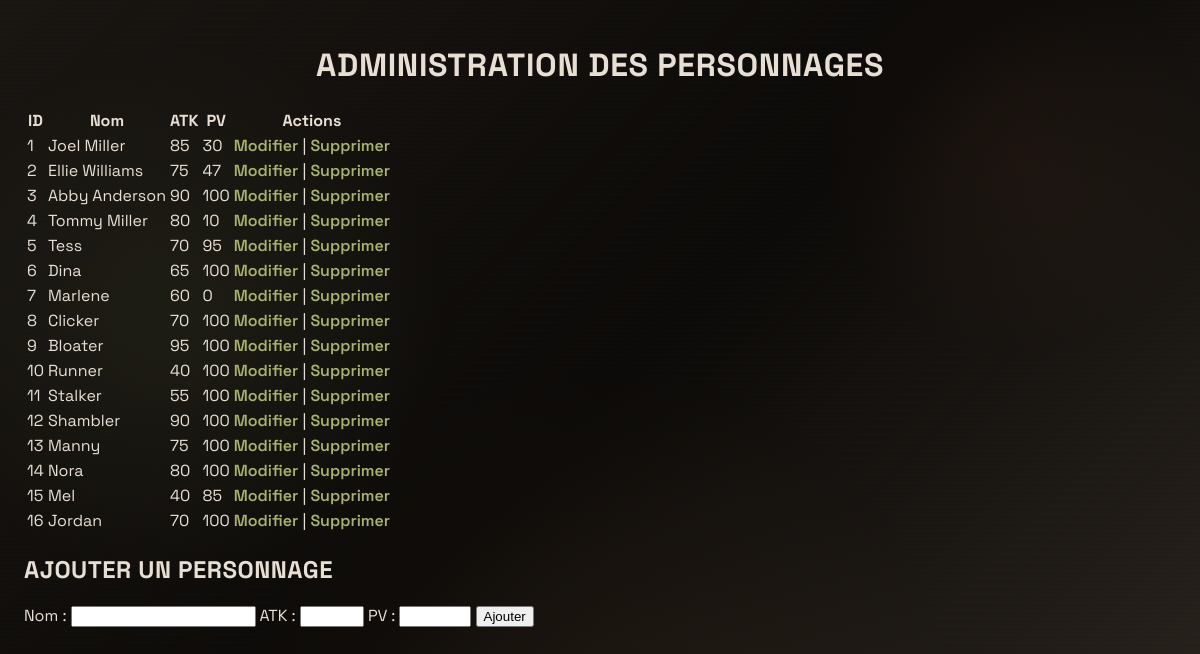
The app's page /admin.php with its own data.
### tables this page shows
CREATE TABLE IF NOT EXISTS `personnages` (
  `id` int NOT NULL AUTO_INCREMENT,
  `nom` varchar(50) NOT NULL,
  `type` varchar(20) NOT NULL,
  `atk` int NOT NULL,
  `defense` int DEFAULT '0',
  `pv` int NOT NULL,
  `energie` int DEFAULT '0',
  `rarete` varchar(20) DEFAULT 'commun',
  `faction` varchar(30) DEFAULT 'indépendant',
  `description` text,
  `image` varchar(255) DEFAULT NULL,
  PRIMARY KEY (`id`)
);

### config.example.php (called while the page is built)
<?php
class Database {
    private static $instance = null;
    private $pdo;
    private $host = 'localhost';
    private $dbname = 'perso_db';
    private $username = 'root';
    private $password = '';
    private function __construct() {
        try {
            $this->pdo = new PDO(
                "mysql:host={$this->host};dbname={$this->dbname};charset=utf8mb4",
                $this->username,
                $this->password,
                [
                    PDO::ATTR_ERRMODE => PDO::ERRMODE_EXCEPTION,
                    PDO::ATTR_DEFAULT_FETCH_MODE => PDO::FETCH_ASSOC,
                    PDO::ATTR_EMULATE_PREPARES => false
                ]
            );
        } catch (PDOException $e) {
            die("Erreur de connexion : " . $e->getMessage());
        }
    }
    public static function getInstance(): Database {
        if (self::$instance === null) {
            self::$instance = new Database();
        }
        return self::$instance;
    }
    public function getConnection(): PDO {
        return $this->pdo;
    }
}

### personnageManager.php (called while the page is built, shortened)
<?php
class PersonnageManager {
    private $pdo;
    public function __construct() {
        $this->pdo = Database::getInstance()->getConnection();
    }
    public function getAll(): array {
        $personnages = [];
        $stmt = $this->pdo->query("SELECT * FROM personnages");
        $rows = $stmt->fetchAll();
        foreach ($rows as $row) {
            $perso = new Personnage();
            $perso->hydrate($row);
            $personnages[] = $perso;
        }
        return $personnages;
    }
}

### personnage.php (called while the page is built, shortened)
<?php
class Personnage
{
    public function setId($id): void
    {
        $this->id = (int)$id;
    }
    protected int $id = 0;
    protected string $name;
    protected int $atk;
    protected int $pv;
    public function getId(): int
    {
        return $this->id;
    }
    public function getName(): string
    {
        return $this->name;
    }
    public function setName(string $name): void
    {
        $this->name = $name;
    }
    public function getPv(): int
    {
        return $this->pv;
    }
    public function setPv(int $pv): void
    {
        if ($pv < 0) {
            $this->pv = 0;
        } elseif ($pv > self::MAXLIFE) {
            $this->pv = self::MAXLIFE;
        } else {
            $this->pv = $pv;
        }
    }
    public function getAtk(): int
    {
        return $this->atk;
    }
    public function setAtk(int $atk): void
    {
        $this->atk = $atk;
    }
}

### admin.php (the view, shortened to what this page needs)
<?php
spl_autoload_register(function ($class) {
    $classMap = [
        'Personnage' => 'personnage.php',
        'PersonnageManager' => 'personnageManager.php',
        'Guerrier' => 'guerrier.php',
        'Guerisseur' => 'guerisseur.php',
        'Combat' => 'combat.php',
        'Attaque' => 'attaque.php',
        'Statut' => 'statut.php',
    ];
    if (isset($classMap[$class])) {
        return;
    }
});
require_once 'personnageManager.php';
$manager = new PersonnageManager();
$editPerso = null;
$personnages = $manager->getAll();
?>
<!DOCTYPE html>
<html lang="fr">
<head>
    <link rel="stylesheet" href="assets/style.css">
</head>
<body>
    <h1 style="text-align:center">Administration des personnages</h1>
    <table>
        <tr>
            <th>ID</th>
            <th>Nom</th>
            <th>ATK</th>
            <th>PV</th>
            <th>Actions</th>
        </tr>
        <?php foreach ($personnages as $p): ?>
            <tr>
                <td><?= $p->getId() ?></td>
                <td><?= htmlspecialchars($p->getName()) ?></td>
                <td><?= $p->getAtk() ?></td>
                <td><?= $p->getPv() ?></td>
                <td>
                    <a href="?edit=<?= $p->getId() ?>">Modifier</a> |
                    <a href="?delete=<?= $p->getId() ?>" onclick="return confirm('Supprimer ce personnage ?')">Supprimer</a>
                </td>
            </tr>
        <?php endforeach; ?>
    </table>
    <form method="post">
    <h2><?= $editPerso ? 'Modifier' : 'Ajouter' ?> un personnage</h2>
    <label>Nom : <input type="text" name="nom" required value="<?= $editPerso ? htmlspecialchars($editPerso->getName()) : '' ?>"></label>
    <label>ATK : <input type="number" name="atk" min="1" max="100" required value="<?= $editPerso ? $editPerso->getAtk() : '' ?>"></label>
    <label>PV : <input type="number" name="pv" min="1" max="1000" required value="<?= $editPerso ? $editPerso->getPv() : '' ?>"></label>
    <input type="submit" name="<?= $editPerso ? 'update' : 'add' ?>" value="<?= $editPerso ? 'Mettre à jour' : 'Ajouter' ?>">
</form>
</body>
</html>

### assets/style.css (style rules this page uses)
:root { --primary: #8b9556; --primary-dark: #6b7342; --primary-light: #a8b36d; --secondary: #d4763c; --accent: #c97536; --success: #7a9b5c; --danger: #b83c2f; --warning: #d4763c; --info: #5a7a8c; --bg-dark: #1a1612; --bg-darker: #0d0b09; --bg-light: #2b251f; --bg-lighter: #3d3530; --text-primary: #e8dfd4; --text-secondary: #b8a896; --text-muted: #857668; --border: #4a4037; --shadow: 0 20px 50px rgba(0, 0, 0, 0.7); --shadow-sm: 0 4px 12px rgba(0, 0, 0, 0.5); --rust: #a65a3a; --moss: #6b7a4e; }
* { box-sizing: border-box; }
html { scroll-behavior: smooth; }
body { font-family: "Space Grotesk", -apple-system, BlinkMacSystemFont, "Segoe UI", sans-serif; margin: 0; padding: 24px; color: var(--text-primary); background: linear-gradient(135deg, var(--bg-dark) 0%, var(--bg-darker) 50%, var(--bg-light) 100%); min-height: 100vh; position: relative; }
body::before { content: ""; position: fixed; inset: 0; background: radial-gradient(500px circle at 15% 40%, rgba(107, 122, 78, 0.12), transparent 55%), radial-gradient(400px circle at 85% 20%, rgba(166, 90, 58, 0.08), transparent 50%), radial-gradient(600px circle at 50% 90%, rgba(180, 115, 60, 0.06), transparent 60%); z-index: -2; }
body::after { content: ""; position: fixed; inset: 0; background: repeating-linear-gradient(0deg, transparent, transparent 2px, rgba(0,0,0,0.03) 2px, rgba(0,0,0,0.03) 4px); opacity: 0.3; z-index: -1; pointer-events: none; }
a { color: var(--primary-light); text-decoration: none; font-weight: 600; transition: color 0.3s ease; }
h1, h2 { font-family: "Press Gothic", "Space Grotesk", sans-serif; font-weight: 700; letter-spacing: 0.02em; text-transform: uppercase; }

### records on screen
personnages: id "1", nom "Joel Miller", atk "85", pv "30"
personnages: id "2", nom "Ellie Williams", atk "75", pv "47"
personnages: id "3", nom "Abby Anderson", atk "90", pv "100"
personnages: id "4", nom "Tommy Miller", atk "80", pv "10"
personnages: id "5", nom "Tess", atk "70", pv "95"
personnages: id "6", nom "Dina", atk "65", pv "100"
personnages: id "7", nom "Marlene", atk "60", pv "0"
personnages: id "8", nom "Clicker", atk "70", pv "100"
personnages: id "9", nom "Bloater", atk "95", pv "100"
personnages: id "10", nom "Runner", atk "40", pv "100"
personnages: id "11", nom "Stalker", atk "55", pv "100"
personnages: id "12", nom "Shambler", atk "90", pv "100"
personnages: id "13", nom "Manny", atk "75", pv "100"
personnages: id "14", nom "Nora", atk "80", pv "100"
personnages: id "15", nom "Mel", atk "40", pv "85"
personnages: id "16", nom "Jordan", atk "70", pv "100"
